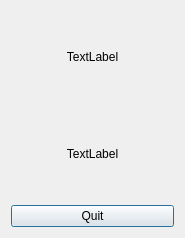
<?xml version="1.0" encoding="UTF-8"?>
<ui version="4.0">
 <class>LoadingDialog</class>
 <widget class="QDialog" name="LoadingDialog">
  <property name="geometry">
   <rect>
    <x>0</x>
    <y>0</y>
    <width>185</width>
    <height>238</height>
   </rect>
  </property>
  <property name="windowTitle">
   <string>Dialog</string>
  </property>
  <layout class="QHBoxLayout" name="horizontalLayout">
   <item>
    <layout class="QVBoxLayout" name="verticalLayout">
     <item>
      <widget class="QLabel" name="labelMovie">
       <property name="text">
        <string>TextLabel</string>
       </property>
       <property name="alignment">
        <set>Qt::AlignCenter</set>
       </property>
      </widget>
     </item>
     <item>
      <widget class="QLabel" name="labelText">
       <property name="text">
        <string>TextLabel</string>
       </property>
       <property name="alignment">
        <set>Qt::AlignCenter</set>
       </property>
      </widget>
     </item>
     <item>
      <widget class="QPushButton" name="btnQuit">
       <property name="text">
        <string>Quit</string>
       </property>
      </widget>
     </item>
    </layout>
   </item>
  </layout>
 </widget>
 <resources/>
 <connections>
  <connection>
   <sender>btnQuit</sender>
   <signal>clicked()</signal>
   <receiver>LoadingDialog</receiver>
   <slot>reject()</slot>
   <hints>
    <hint type="sourcelabel">
     <x>80</x>
     <y>201</y>
    </hint>
    <hint type="destinationlabel">
     <x>63</x>
     <y>231</y>
    </hint>
   </hints>
  </connection>
 </connections>
</ui>
